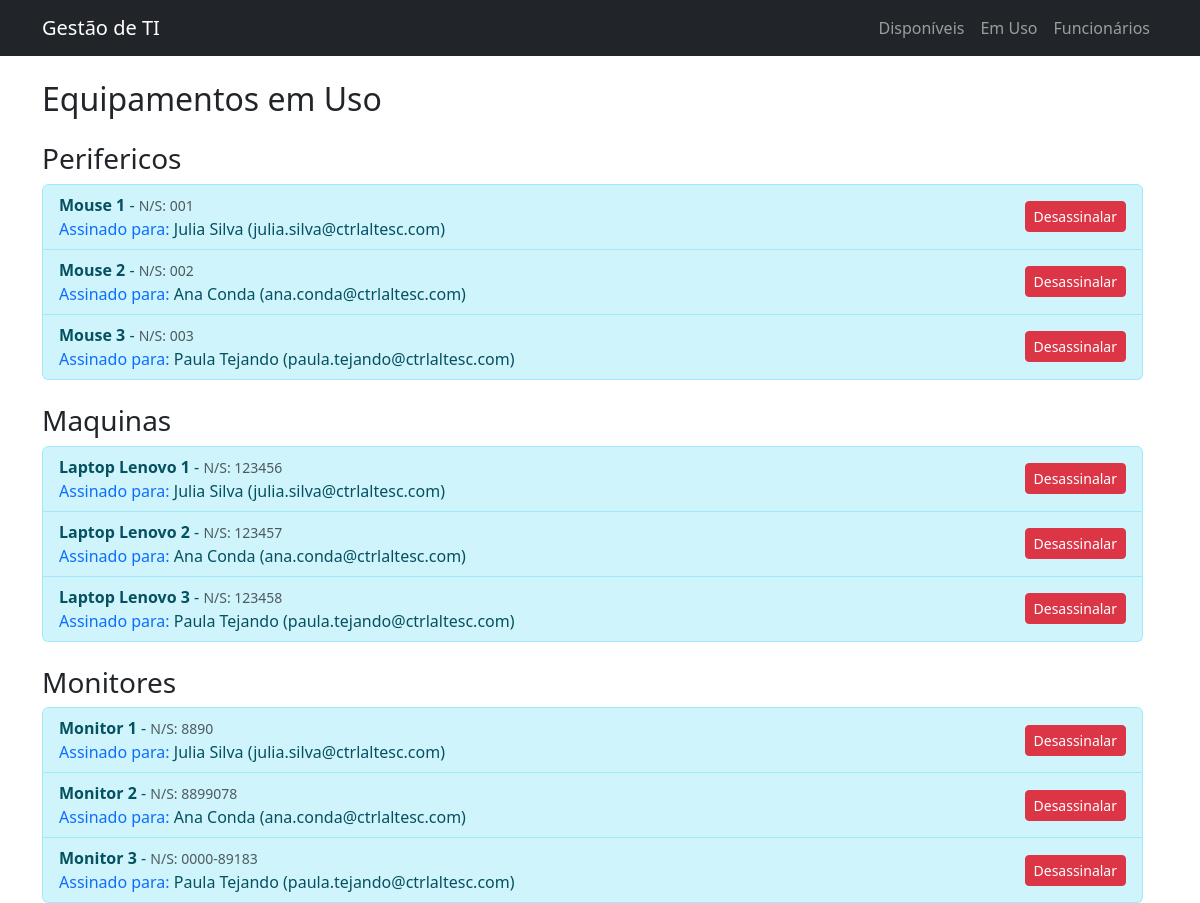
/equipamentos-em-uso/, run on the app's committed database.
### ativos/models.py (models this page shows, shortened)
class Equipamento(models.Model):
    CATEGORIAS = [
        ('Perifericos', 'Periféricos'),
        ('Maquinas', 'Máquinas'),
        ('Monitores', 'Monitores'),
    ]
    nome = models.CharField(max_length=200)
    numero_serie = models.CharField(max_length=100, unique=True)
    status = models.CharField(
        max_length=20,
        choices=[('Disponivel', 'Disponível'), ('Em uso', 'Em uso')],
        default='Disponivel'
    )
    categoria = models.CharField(
        max_length=20,
        choices=CATEGORIAS,
        default='Maquinas'
    )
    funcionario = models.ForeignKey(
        Funcionario,
        on_delete=models.SET_NULL,
        null=True,
        blank=True
    )

class Funcionario(models.Model):
    nome = models.CharField(max_length=200)
    email = models.EmailField(unique=True)

### ativos/views.py (the view)
# urls.py: path('equipamentos-em-uso/', views.equipamentos_em_uso, name='equipamentos_em_uso'),
def equipamentos_em_uso(request):
    equipamentos_em_uso = Equipamento.objects.filter(status='Em uso', funcionario__isnull=False)
    categorias = {
        'Perifericos': equipamentos_em_uso.filter(categoria='Perifericos'),
        'Maquinas': equipamentos_em_uso.filter(categoria='Maquinas'),
        'Monitores': equipamentos_em_uso.filter(categoria='Monitores'),
    }
    context = {
        'categorias': categorias, # Passamos o dicionário para o template
    }
    return render(request, 'ativos/equipamentos_em_uso.html', context)

### ativos/templates/ativos/equipamentos_em_uso.html
{% extends 'home.html' %}
{% block content %}
    <h2 class="mb-4">Equipamentos em Uso</h2>
    {% for categoria_nome, equipamentos_lista in categorias.items %}
        <h3 class="mt-4">{{ categoria_nome }}</h3>
        <div class="list-group scrollable-list">
            {% for equipamento in equipamentos_lista %}
                <div class="list-group-item list-group-item-info d-flex justify-content-between align-items-center">
                    <div>
                        <strong>{{ equipamento.nome }}</strong> - <small class="text-muted">N/S: {{ equipamento.numero_serie }}</small><br>
                        <span class="text-primary">Assinado para:</span> {{ equipamento.funcionario.nome }} ({{ equipamento.funcionario.email }})
                    </div>
                    <div>
                        <a href="{% url 'desassinalar_equipamento' equipamento.id %}" class="btn btn-danger btn-sm">Desassinalar</a>
                    </div>
                </div>
            {% empty %}
                <p class="text-muted">Nenhum equipamento em uso nesta categoria.</p>
            {% endfor %}
        </div>
    {% endfor %}
{% endblock %}

### GerenciadorTI/templates/home.html (style rules this page uses)
.scrollable-list { max-height: 60vh; overflow-y: auto; padding-right: 15px; }

### data on the page
Equipamento: nome "Mouse 1", numero_serie "001", funcionario.nome "Julia Silva", funcionario.email "julia.silva@ctrlaltesc.com"
Equipamento: nome "Mouse 2", numero_serie "002", funcionario.nome "Ana Conda", funcionario.email "ana.conda@ctrlaltesc.com"
Equipamento: nome "Mouse 3", numero_serie "003", funcionario.nome "Paula Tejando", funcionario.email "paula.tejando@ctrlaltesc.com"
Equipamento: nome "Laptop Lenovo 1", numero_serie "123456", funcionario.nome "Julia Silva", funcionario.email "julia.silva@ctrlaltesc.com"
Equipamento: nome "Laptop Lenovo 2", numero_serie "123457", funcionario.nome "Ana Conda", funcionario.email "ana.conda@ctrlaltesc.com"
Equipamento: nome "Laptop Lenovo 3", numero_serie "123458", funcionario.nome "Paula Tejando", funcionario.email "paula.tejando@ctrlaltesc.com"
Equipamento: nome "Monitor 1", numero_serie "8890", funcionario.nome "Julia Silva", funcionario.email "julia.silva@ctrlaltesc.com"
Equipamento: nome "Monitor 2", numero_serie "8899078", funcionario.nome "Ana Conda", funcionario.email "ana.conda@ctrlaltesc.com"
Equipamento: nome "Monitor 3", numero_serie "0000-89183", funcionario.nome "Paula Tejando", funcionario.email "paula.tejando@ctrlaltesc.com"

### other printed values
{{ categoria_nome }} "Perifericos" "Maquinas" "Monitores"
